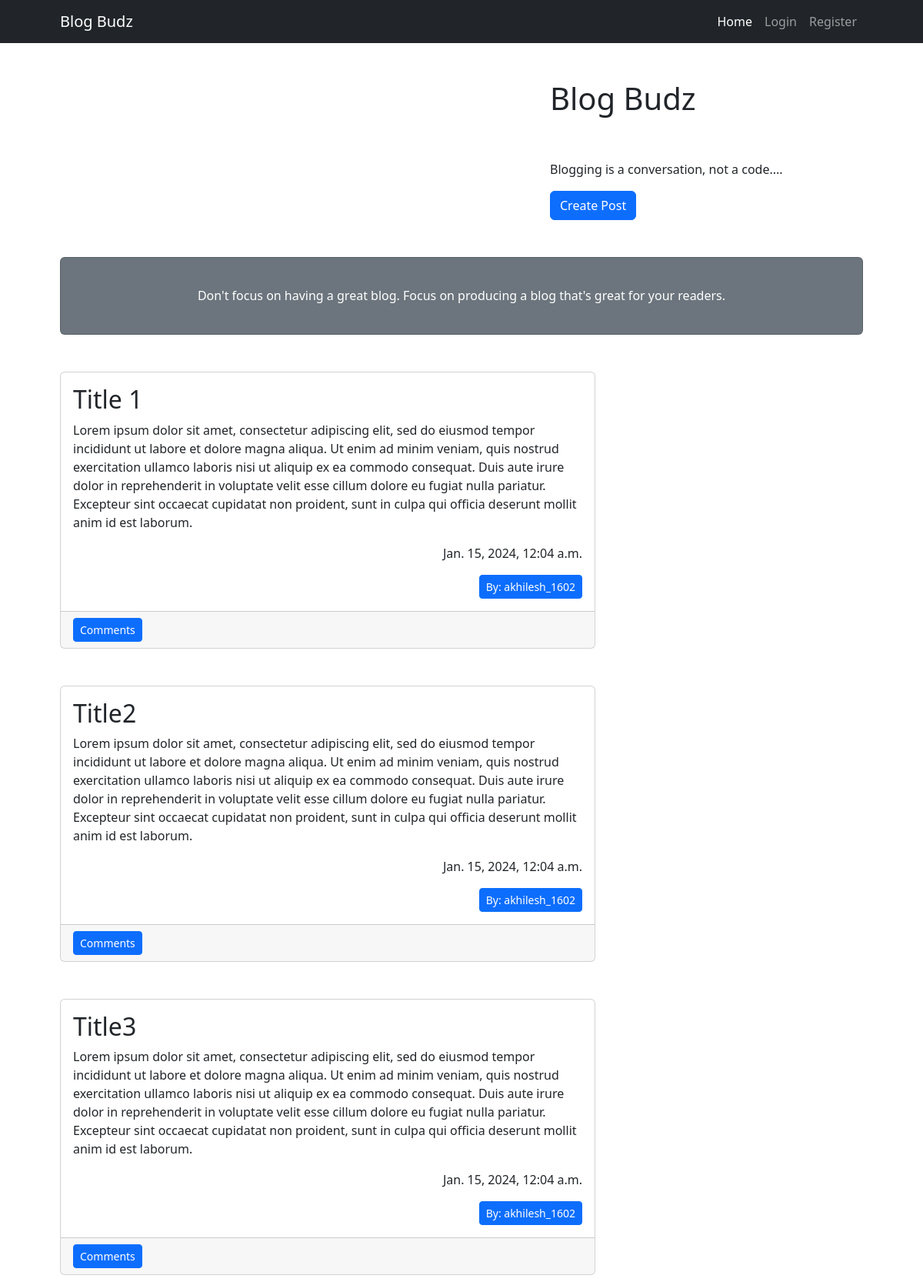
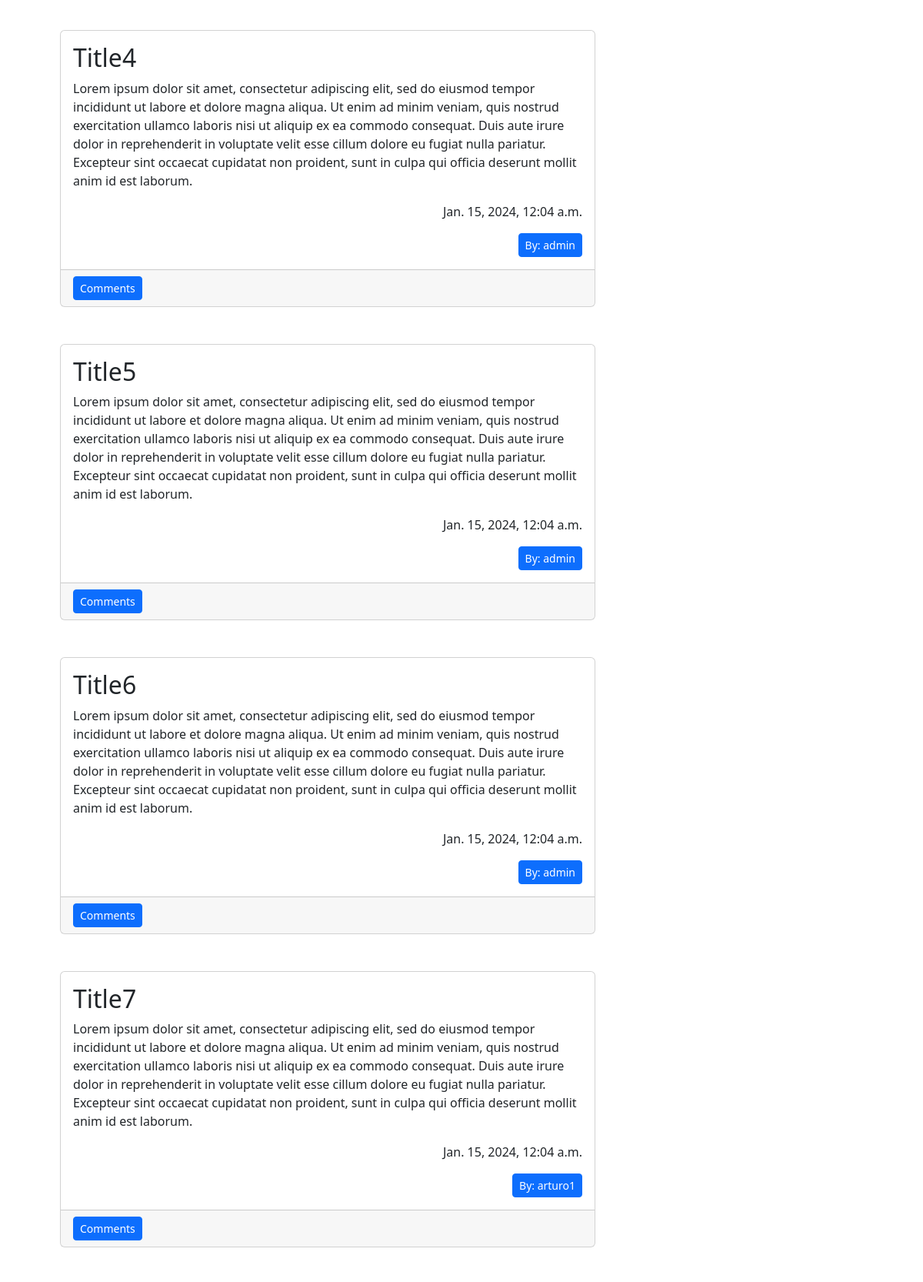
The page / (upper part) on the database its author committed (2 pictures, top to bottom).
### main/models.py (models this page shows, shortened)
class Article(models.Model):
    title = models.TextField(max_length = 256)
    description = models.TextField(max_length = 256)
    created_date = models.DateTimeField(default=datetime.now(), blank=True)
    author = models.ForeignKey(User, default=None , on_delete = models.CASCADE)

### main/views.py (the view)
# urls.py: path("",views.home, name = "home"),
def home(request):
    articles = Article.objects.order_by("-created_date")
    data = {
        "articles":articles,
    }
    return render(request, "home.html",data)

### templates/home.html (shortened to what this page needs)
{% extends 'base.html' %}
{% block content %}
<div class="container px-4 px-lg-5">
    <div class="row gx-4 gx-lg-5 align-items-center my-5">
        <div class="col-lg-5">
            <h1 class="font-weight-light">Blog Budz</h1><br><br>
            <p>Blogging is a conversation, not a code....</p>
            <a class="btn btn-primary" href="{% url 'create_post' %}">Create Post</a>
        </div>
    </div>
    <div class="card text-white bg-secondary my-5 py-4 text-center">
        <div class="card-body"><h6 class="text-white m-0">Don't focus on having a great blog. Focus on producing a blog that's great for your readers.</h6></div>
    </div>
      {% for article in articles %}
      <div class="col-md-8 mb-5">
        <div class="card h-100">
            <div class="card-body">
                <h2 class="card-title">{{ article.title }}</h2>
                <p class="card-text">{{ article.description }}</p>
                <p class="text-end">{{article.created_date}}</p>
                <div class="text-end">
                    <a class="btn btn-primary btn-sm" href="{% url 'get_articles' article.author.id %}">By: {{article.author}}</a>
                </div>
            </div>
            <div class="card-footer"><a class="btn btn-primary btn-sm" href="{% url 'comments' article.id %}">Comments</a></div>
        </div>
    </div>
      {% endfor %}
    </div>
{% endblock %}

### rows shown on the page
Article: title "Title 1", description "Lorem ipsum dolor sit amet, consectetur adipiscing elit, sed do eiusmod tempor incididunt ut labore et dolore magna aliqua. Ut enim ad minim veniam, quis nostrud exercitation ullamco laboris nisi ut aliquip ex ea commodo consequat. Duis aute irure dolor in reprehenderit in voluptate velit esse cillum dolore eu fugiat nulla pariatur. Excepteur sint occaecat cupidatat non proident, sunt in culpa qui officia deserunt mollit anim id est laborum.", created_date "Jan. 15, 2024, 12:04 a.m.", author "akhilesh_1602"
Article: title "Title2", description "Lorem ipsum dolor sit amet, consectetur adipiscing elit, sed do eiusmod tempor incididunt ut labore et dolore magna aliqua. Ut enim ad minim veniam, quis nostrud exercitation ullamco laboris nisi ut aliquip ex ea commodo consequat. Duis aute irure dolor in reprehenderit in voluptate velit esse cillum dolore eu fugiat nulla pariatur. Excepteur sint occaecat cupidatat non proident, sunt in culpa qui officia deserunt mollit anim id est laborum.", created_date "Jan. 15, 2024, 12:04 a.m.", author "akhilesh_1602"
Article: title "Title3", description "Lorem ipsum dolor sit amet, consectetur adipiscing elit, sed do eiusmod tempor incididunt ut labore et dolore magna aliqua. Ut enim ad minim veniam, quis nostrud exercitation ullamco laboris nisi ut aliquip ex ea commodo consequat. Duis aute irure dolor in reprehenderit in voluptate velit esse cillum dolore eu fugiat nulla pariatur. Excepteur sint occaecat cupidatat non proident, sunt in culpa qui officia deserunt mollit anim id est laborum.", created_date "Jan. 15, 2024, 12:04 a.m.", author "akhilesh_1602"
Article: title "Title4", description "Lorem ipsum dolor sit amet, consectetur adipiscing elit, sed do eiusmod tempor incididunt ut labore et dolore magna aliqua. Ut enim ad minim veniam, quis nostrud exercitation ullamco laboris nisi ut aliquip ex ea commodo consequat. Duis aute irure dolor in reprehenderit in voluptate velit esse cillum dolore eu fugiat nulla pariatur. Excepteur sint occaecat cupidatat non proident, sunt in culpa qui officia deserunt mollit anim id est laborum.", created_date "Jan. 15, 2024, 12:04 a.m.", author "admin"
Article: title "Title5", description "Lorem ipsum dolor sit amet, consectetur adipiscing elit, sed do eiusmod tempor incididunt ut labore et dolore magna aliqua. Ut enim ad minim veniam, quis nostrud exercitation ullamco laboris nisi ut aliquip ex ea commodo consequat. Duis aute irure dolor in reprehenderit in voluptate velit esse cillum dolore eu fugiat nulla pariatur. Excepteur sint occaecat cupidatat non proident, sunt in culpa qui officia deserunt mollit anim id est laborum.", created_date "Jan. 15, 2024, 12:04 a.m.", author "admin"
Article: title "Title6", description "Lorem ipsum dolor sit amet, consectetur adipiscing elit, sed do eiusmod tempor incididunt ut labore et dolore magna aliqua. Ut enim ad minim veniam, quis nostrud exercitation ullamco laboris nisi ut aliquip ex ea commodo consequat. Duis aute irure dolor in reprehenderit in voluptate velit esse cillum dolore eu fugiat nulla pariatur. Excepteur sint occaecat cupidatat non proident, sunt in culpa qui officia deserunt mollit anim id est laborum.", created_date "Jan. 15, 2024, 12:04 a.m.", author "admin"
Article: title "Title7", description "Lorem ipsum dolor sit amet, consectetur adipiscing elit, sed do eiusmod tempor incididunt ut labore et dolore magna aliqua. Ut enim ad minim veniam, quis nostrud exercitation ullamco laboris nisi ut aliquip ex ea commodo consequat. Duis aute irure dolor in reprehenderit in voluptate velit esse cillum dolore eu fugiat nulla pariatur. Excepteur sint occaecat cupidatat non proident, sunt in culpa qui officia deserunt mollit anim id est laborum.", created_date "Jan. 15, 2024, 12:04 a.m.", author "arturo1"
